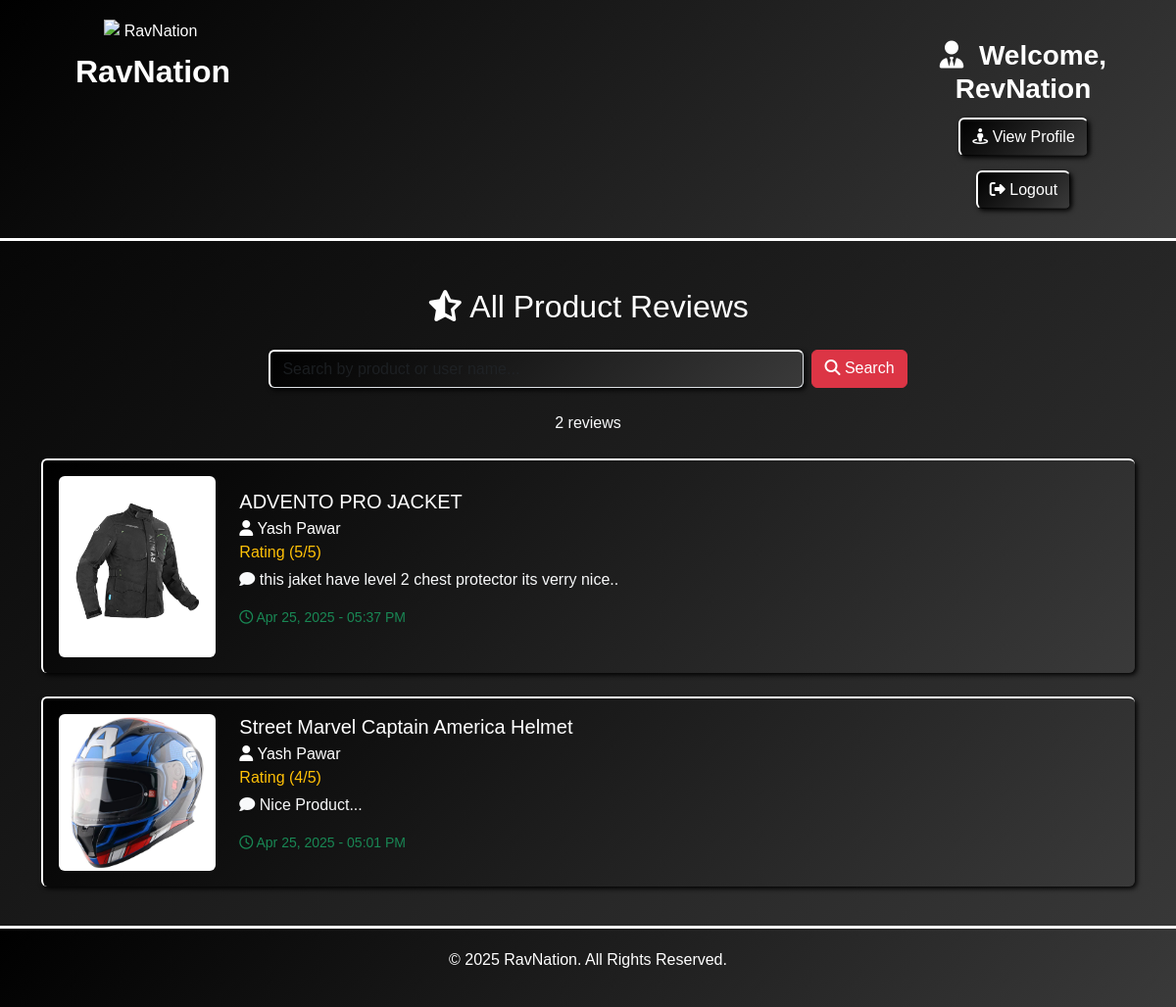
Screenshot of /ShowReview/ (signed in) with the database file from the repository.
### RevApp/models.py (models this page shows, shortened)
class Review(models.Model):
    user = models.ForeignKey(UserModel, on_delete=models.CASCADE)  # Connects to User
    helmet = models.ForeignKey(Helmet, on_delete=models.CASCADE, null=True, blank=True)  # Connects to Helmet
    jacket = models.ForeignKey(Jacket, on_delete=models.CASCADE, null=True, blank=True)  # Connects to Jacket
    gloves = models.ForeignKey(Gloves, on_delete=models.CASCADE, null=True, blank=True)  # Connects to Gloves
    boots = models.ForeignKey(Boots, on_delete=models.CASCADE, null=True, blank=True)  # Connects to Boots
    kneeguard = models.ForeignKey(Kneeguard, on_delete=models.CASCADE, null=True, blank=True)  # Connects to Kneeguard
    ridingPants = models.ForeignKey(RidingPants, on_delete=models.CASCADE, null=True, blank=True)  # Connects to RidingPants
    rating = models.PositiveIntegerField(choices=[(1, "★☆☆☆☆"), (2, "★★☆☆☆"), (3, "★★★☆☆"), (4, "★★★★☆"), (5, "★★★★★")])
    comment = models.TextField()
    created_at = models.DateTimeField(auto_now_add=True)

class Product(models.Model):
    name = models.CharField(max_length=255)
    brand = models.CharField(max_length=255)
    price = models.DecimalField(max_digits=10, decimal_places=2)
    stock_availability = models.CharField(max_length=20, choices=[('In Stock', 'In Stock'), ('Out of Stock', 'Out of Stock')])
    image = models.ImageField(upload_to='product_images/')
    class Meta:
        abstract = True  # This makes it a base class, not stored in DB

class Jacket(Product):
    TYPE_CHOICES = [('Off-Road', 'Off-Road'), ('Racing', 'Racing'), ('Adventure', 'Adventure'), ('Winter', 'Winter')]
    MATE_CHOICES = [('Leather', 'Leather'), ('Textile', 'Textile'), ('Mesh', 'Mesh')]
    type = models.CharField(max_length=50, choices=TYPE_CHOICES)
    size = models.CharField(max_length=10, choices=[('S', 'S'), ('M', 'M'), ('L', 'L'), ('XL', 'XL'), ('XXL', 'XXL')])
    color = models.CharField(max_length=50)
    material = models.CharField(max_length=100, choices=MATE_CHOICES)
    certifications = models.CharField(max_length=50)
    reflective_elements = models.BooleanField(default=False)
    ventilation_system = models.CharField(max_length=100, null=True, blank=True)
    padding_protection = models.CharField(max_length=255, null=True, blank=True)
    waterproofing = models.BooleanField(default=False)

class UserModel(models.Model):
    FirstName=models.CharField(max_length=100,null=False)
    LastName=models.CharField(max_length=100,null=False)
    EmailId=models.CharField(max_length=100,null=False,primary_key=True)
    PhoneNo=models.CharField(max_length=100,null=False,unique=True)
    Password=models.CharField(max_length=100,null=False)
    DOB=models.CharField(max_length=100,null=False)
    Gender=models.CharField(max_length=100,null=False)
    StreetAddress=models.CharField(max_length=100,null=False)
    City=models.CharField(max_length=100,null=False)
    State=models.CharField(max_length=100,null=False)
    Country=models.CharField(max_length=100)
    PinCode=models.CharField(max_length=100,null=False)

class Helmet(Product):
    TYPE_CHOICES = [('Full Face', 'Full Face'), ('Open Face', 'Open Face'), ('Modular', 'Modular'), ('Off-Road', 'Off-Road')]
    CERT_CHOICES = [('DOT', 'DOT'), ('ECE', 'ECE'), ('ISI', 'ISI'), ('DOT,ECE', 'DOT,ECE'), ('DOT,ISI', 'DOT,ISI'), ('DOT,ECE,ISI', 'DOT,ECE,ISI')]
    type = models.CharField(max_length=50, choices=TYPE_CHOICES)
    certifications = models.CharField(max_length=50, choices=CERT_CHOICES)
    size = models.CharField(max_length=10, choices=[('S', 'S'), ('M', 'M'), ('L', 'L'), ('XL', 'XL')])
    color = models.CharField(max_length=50)

### RevApp/views.py (the view, shortened to what this page needs)
# urls.py: path('ShowReview/',views.ShowReview,name='ShowReview'),
def ShowReview(request):
    query = request.GET.get('q')
    reviews = Review.objects.select_related(
        'user', 'helmet', 'jacket', 'gloves', 'boots', 'kneeguard', 'ridingPants'
    ).order_by('-created_at')
    return render(request, 'review.html', {'reviews': reviews, 'query': query})

### template/review.html
{% extends 'Base.html' %}
{% load static %}
{% block container %}
<div class="container mt-5">
    <h2 class="text-center mb-4"><i class="fas fa-star-half-alt"></i> All Product Reviews</h2>
    <div class="container my-4">
        <form method="get" class="d-flex justify-content-center mb-4">
            <input type="text" name="q" class="form-control w-50 me-2" placeholder="Search by product or user name..." value="{{ query|default:'' }}">
            <button type="submit" class="btn btn-danger"><i class="fas fa-search"></i> Search</button>
        </form>
        <p class="text-light text-center">{{ reviews|length }} review{{ reviews|length|pluralize }}</p>
    </div>
    {% for review in reviews %}
    <div class="review-card mb-4 p-3 rounded" style="background-color: #1a1a1a; border-left: 2px solid white;">
        <div class="row align-items-center">
            <div class="col-md-2">
                {% if review.helmet %}
                    <img src="{{ review.helmet.image.url }}" alt="{{ review.helmet.name }}" class="img-fluid rounded">
                {% elif review.jacket %}
                    <img src="{{ review.jacket.image.url }}" alt="{{ review.jacket.name }}" class="img-fluid rounded">
                {% elif review.gloves %}
                    <img src="{{ review.gloves.image.url }}" alt="{{ review.gloves.name }}" class="img-fluid rounded">
                {% elif review.boots %}
                    <img src="{{ review.boots.image.url }}" alt="{{ review.boots.name }}" class="img-fluid rounded">
                {% elif review.kneeguard %}
                    <img src="{{ review.kneeguard.image.url }}" alt="{{ review.kneeguard.name }}" class="img-fluid rounded">
                {% elif review.ridingPants %}
                    <img src="{{ review.ridingPants.image.url }}" alt="{{ review.ridingPants.name }}" class="img-fluid rounded">
                {% endif %}
            </div>
            <div class="col-md-10">
                <h5 class=" mb-1">
                    {% if review.helmet %}{{ review.helmet.name }}
                    {% elif review.jacket %}{{ review.jacket.name }}
                    {% elif review.gloves %}{{ review.gloves.name }}
                    {% elif review.boots %}{{ review.boots.name }}
                    {% elif review.kneeguard %}{{ review.kneeguard.name }}
                    {% elif review.ridingPants %}{{ review.ridingPants.name }}
                    {% endif %}
                </h5>
                <p class="text-white mb-0"><i class="fas fa-user"></i> {{ review.user.FirstName }} {{ review.user.LastName }}</p>
                <p class="text-warning mb-1">
                    Rating ({{ review.rating }}/5)
                </p>
                <p class="text-light"><i class="fas fa-comment"></i> {{ review.comment }}</p>
                <p class="text-success small"><i class="far fa-clock"></i> {{ review.created_at|date:"M d, Y - h:i A" }}</p>
            </div>
        </div>
    </div>
    {% empty %}
    <p class="text-center text-light">No reviews available yet.</p>
    {% endfor %}
</div>
{% endblock %}

### RevApp/static/styles.css (style rules this page uses)
body { font-family: Arial, sans-serif; background: linear-gradient(135deg, #000, #3a3a3a); color: white; }
.form-control { background: linear-gradient(135deg, #000, #3a3a3a); border-top: 2px solid white; border-left: 2px solid white; box-shadow: 2px 2px 5px black; color: white; }
.review-card { background: linear-gradient(135deg, #000, #3a3a3a); border-top: 2px solid white; border-left: 2px solid white; box-shadow: 2px 2px 5px black; padding: 20px; border-radius: 10px; margin-bottom: 20px; }

### rows the page displays
Review: jacket.image (picture), jacket.name "ADVENTO PRO JACKET", user.FirstName "Yash", user.LastName "Pawar", rating "5", comment "this jaket have level 2 chest protector its verry nice..", created_at "Apr 25, 2025 - 05:37 PM"
Review: helmet.image (picture), helmet.name "Street Marvel Captain America Helmet", user.FirstName "Yash", user.LastName "Pawar", rating "4", comment "Nice Product...", created_at "Apr 25, 2025 - 05:01 PM"

### other values shown
{{ request.session.User_name }} "RevNation"
{{ reviews|length }} "2"
